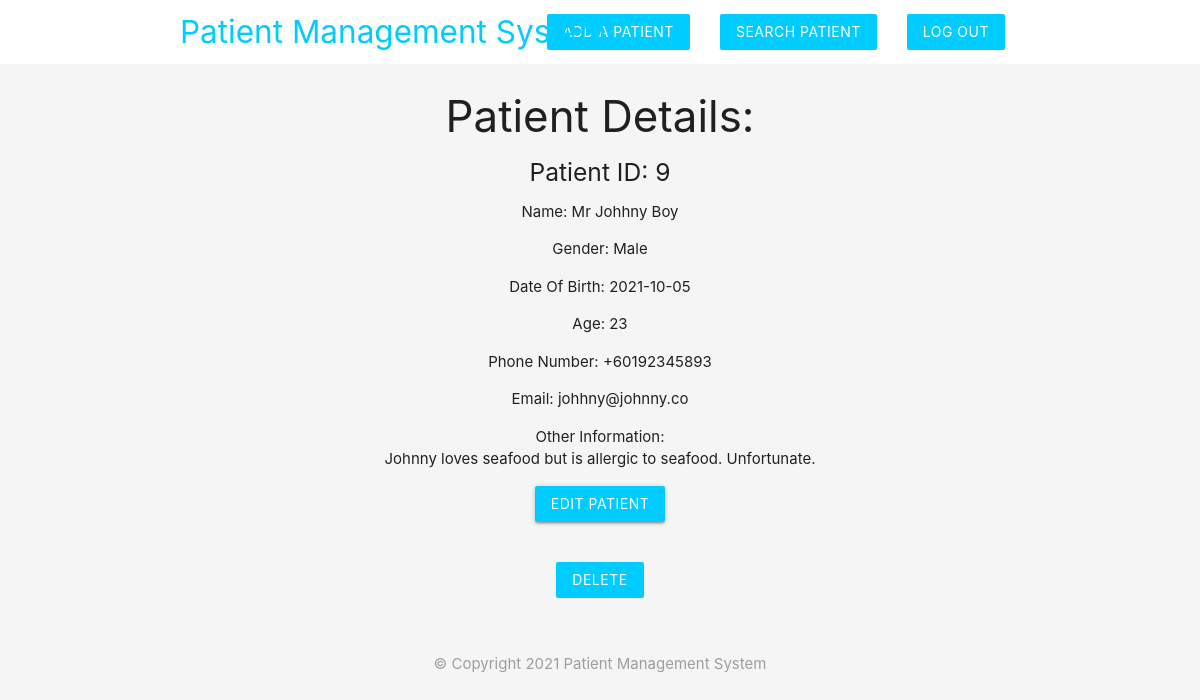
/details.php?id=9 (signed in), run on the app's committed database.
### tables this page shows
CREATE TABLE `patients` (
  `id` int(11) NOT NULL,
  `name` varchar(255) NOT NULL,
  `gender` varchar(255) NOT NULL,
  `dob` date NOT NULL,
  `age` int(255) NOT NULL,
  `phone` varchar(255) NOT NULL,
  `email` varchar(255) NOT NULL,
  `others` varchar(2000) NOT NULL,
  `created_at` timestamp NOT NULL DEFAULT CURRENT_TIMESTAMP
);

### details.php (the view, shortened to what this page needs)
<?php
include('config/db_connect.php');
if (isset($_GET['id'])) {
  $id = mysqli_real_escape_string($conn, $_GET['id']);
  $sql = "SELECT * FROM patients WHERE id = $id";
  $result = mysqli_query($conn, $sql);
  $patient = mysqli_fetch_assoc($result);
}
?>
<!DOCTYPE html>
<body>
  <?php include('templates/header.php'); ?>
  <?php if ($_SESSION['username'] == 'admin' && $_SESSION['loggedIn'] == true) { ?>
    <div class="container center">
      <?php if ($patient) : ?>
        <h3>Patient Details:</h4>
          <h5>Patient ID: <?php echo htmlspecialchars($patient['id']); ?></h5>
          <p>Name: <?php echo htmlspecialchars($patient['name']); ?></p>
          <p>Gender: <?php echo htmlspecialchars($patient['gender']); ?></p>
          <p>Date Of Birth: <?php echo htmlspecialchars($patient['dob']); ?></p>
          <p>Age: <?php echo htmlspecialchars($patient['age']); ?></p>
          <p>Phone Number: <?php echo htmlspecialchars($patient['phone']); ?></p>
          <p>Email: <?php echo htmlspecialchars($patient['email']); ?></p>
          <p>Other Information: <br><?php echo htmlspecialchars($patient['others']); ?></p>
          <ul id="nav-mobile" class="hide-on-small-and-down">
            <a href="edit.php?id=<?php echo $patient['id'] ?>" class="btn brand">Edit Patient</a>
          </ul>
          <form action="details.php" method="POST">
            <input type="submit" name="delete" value="Delete" class="btn brand z-depth-0">
          </form>
        <?php else : ?>
          <h5>No such patient exsists !</h5>
        <?php endif; ?>
    </div>
  <?php } else { ?>
    <h4 class="center grey-text">Please Log In to view Patient details</h4>
  <?php } ?>
  <?php include('templates/footer.php'); ?>
</body>
</html>

### templates/header.php (style rules this page uses)
.brand { background: #00ccff !important; }
form { max-width: 460px; margin: 20px auto; padding: 20px; }

### data on the page
patients: id "9", name "Mr Johhny Boy", gender "Male", dob "2021-10-05", age "23", phone "+60192345893", email "johhny@johnny.co", others "Johnny loves seafood but is allergic to seafood. Unfortunate."
